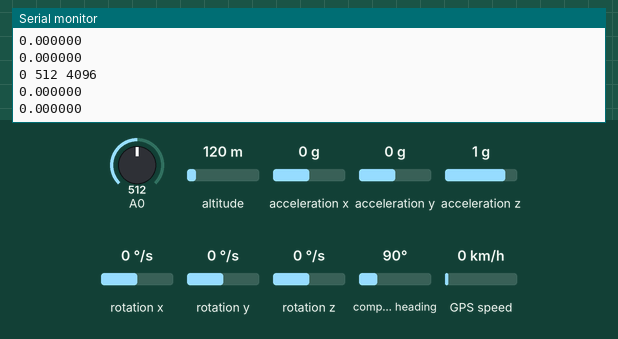
Bench run of a sketch on a simulated ESP8266 (NodeMCU). On the bench: the last lines printed to the serial monitor. Inputs (shaded band) come from the test bench; at power-on: rotation x 0 °/s, A0 = 512, altitude 120 m, acceleration x 0 g, acceleration y 0 g, acceleration z 1 g, rotation y 0 °/s, rotation z 0 °/s, compass heading 90°, GPS speed 0 km/h. WiFi joins after 1.5 s; servers stay silent unless stated; the GPS gets a fix after 3 s at 37.7749, -122.4194 with 8 satellites.

Above: at 3.2 s.
3.3 s: rotation x set to 9 °/s
At 4.6 s:
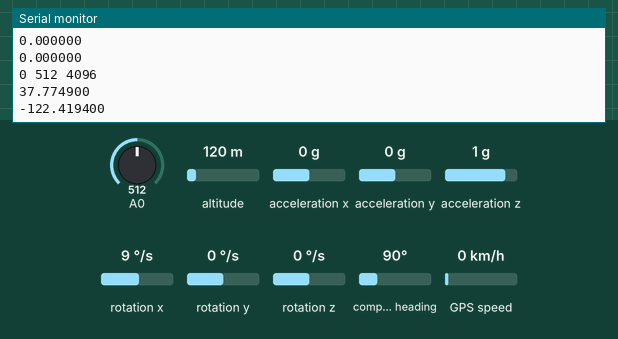
4.8 s: rotation x set to 12 °/s
At 9.0 s:
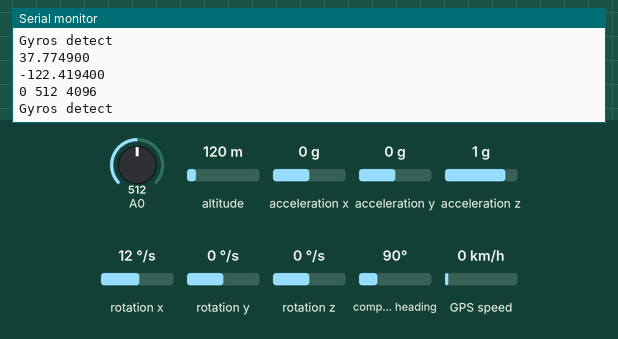
Timing chart, 0 to 10.5 s (numbered marks = the images above; inputs shaded):
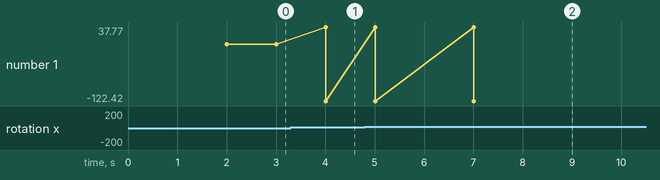

Measured:
- the behaviour switches between 10 and 11 °/s on rotation x (found by bisection; images 1 and 2)
- after the input at 4.8 s, the serial monitor: prints a new line after 1.2 s (image 2)

The sketch:

xoBlack.ino
```cpp
//needed libraries
#include <Arduino.h>
#if defined(ESP32)
  #include <WiFi.h>
#elif defined(ESP8266)
  #include <ESP8266WiFi.h>
#endif
#include <SoftwareSerial.h>
#include <TinyGPSPlus.h>
#include "Wire.h"
#include <MPU6050_light.h>

//networking part setup for sending email
//TODO: INCLUDE IN A HEADER
#include <ESP_Mail_Client.h>
#define WIFI_SSID "your_ssid"
#define WIFI_PASSWORD "your_password"
#define SMTP_HOST "smtp.gmail.com"
#define SMTP_PORT esp_mail_smtp_port_587 // port 465 is not available for Outlook.com
#define AUTHOR_EMAIL "authour email"
#define AUTHOR_PASSWORD "author password"
#define RECIPIENT_EMAIL "recipient"

SMTPSession smtp;

//setup sensors and variables
MPU6050 mpu(Wire);
TinyGPSPlus gps;
SoftwareSerial ss(18, 5);

long timer = 0;
int Sen = 36;
int countdown = 5;
int x = 0;
int micDetect = 0;
int accDetect = 0;
int mailSent = 0;
String lastLAT = "0.000000";
String lastLNG = "0.000000";

//Function to get email sending status
void smtpCallback(SMTP_Status status);

void setup() {
  pinMode(Sen, INPUT);
  Serial.begin(9600);
  ss.begin(9600);
  Wire.begin();

  byte status = mpu.begin();
  Serial.print(F("MPU6050 status: "));
  Serial.println(status);
  while(status!=0){ } // stop everything if could not connect to MPU6050

  Serial.println(F("Calculating offsets, do not move MPU6050"));
  delay(1000);
  mpu.calcOffsets(true,true); // gyro and accelero
  Serial.println("Done!\n");
}
//EMAIL SENDING
void sendNotif() {
  #if defined(ARDUINO_ARCH_SAMD)
  while (!Serial)
    ;
  Serial.println();
  Serial.println("**** Custom built WiFiNINA firmware need to be installed.****\n");
  Serial.println("To install firmware, read the instruction here, https://github.com/mobizt/ESP-Mail-Client#install-custom-build-wifinina-firmware");
#endif

  Serial.println();

#if defined(ARDUINO_RASPBERRY_PI_PICO_W)
  multi.addAP(WIFI_SSID, WIFI_PASSWORD);
  multi.run();
#else
  WiFi.begin(WIFI_SSID, WIFI_PASSWORD);
#endif

  Serial.print("Connecting to Wi-Fi");
  unsigned long ms = millis();
  while (WiFi.status() != WL_CONNECTED)
  {
    Serial.print(".");
    delay(300);
#if defined(ARDUINO_RASPBERRY_PI_PICO_W)
    if (millis() - ms > 10000)
      break;
#endif
  }
  Serial.println();
  Serial.print("Connected with IP: ");
  Serial.println(WiFi.localIP());
  Serial.println();

  /*  Set the network reconnection option */
  MailClient.networkReconnect(true);

  // The WiFi credentials are required for Pico W
  // due to it does not have reconnect feature.
#if defined(ARDUINO_RASPBERRY_PI_PICO_W)
  MailClient.clearAP();
  MailClient.addAP(WIFI_SSID, WIFI_PASSWORD);
#endif

  /** Enable the debug via Serial port
   * 0 for no debugging
   * 1 for basic level debugging
   *
   * Debug port can be changed via ESP_MAIL_DEFAULT_DEBUG_PORT in ESP_Mail_FS.h
   */
  smtp.debug(1);

  /* Set the callback function to get the sending results */
  smtp.callback(smtpCallback);

  /* Declare the Session_Config for user defined session credentials */
  Session_Config config;

  /* Set the session config */
  config.server.host_name = SMTP_HOST;
  config.server.port = SMTP_PORT;
  config.login.email = AUTHOR_EMAIL;
  config.login.password = AUTHOR_PASSWORD;

  /** Assign your host name or you public IPv4 or IPv6 only
   * as this is the part of EHLO/HELO command to identify the client system
   * to prevent connection rejection.
   * If host name or public IP is not available, ignore this or
   * use generic host "mydomain.net".
   *
   * Assign any text to this option may cause the connection rejection.
   */
  config.login.user_domain = F("mydomain.net");

  /* Set the NTP config time */
  config.time.ntp_server = F("pool.ntp.org,time.nist.gov");
  config.time.gmt_offset = 3;
  config.time.day_light_offset = 0;

  /* Declare the message class */
  SMTP_Message message;

  /* Set the message headers */
  message.sender.name = F("xoBlack");
  message.sender.email = AUTHOR_EMAIL;
  message.subject = F("xoBlack has crashed");
  message.addRecipient(F("Someone"), RECIPIENT_EMAIL);

  /*
  Serial.print(gps.location.lat(), 6);
      Serial.print(F(","));
      Serial.print(gps.location.lng(), 6);
      Serial.println("");

int micDetect = 0;
int accDetect = 0;*/

  String link = "www.google.com/maps/place/";
  link.concat(lastLAT);
  link.concat("+");
  link.concat(lastLNG);

  String textMsg = "xoBlack has crashed!\n\nLocation: ";
  textMsg.concat("Lattitude: ");
  textMsg.concat(lastLAT);
  textMsg.concat(" Longtitude: ");
  textMsg.concat(lastLNG);
  textMsg.concat("\nReasons:");
  if(accDetect == 1) {
    textMsg.concat(" Accelerometer Detection ");
  }
  if(micDetect == 1) {
    textMsg.concat(" Microphone Detection ");
  }
  textMsg.concat("\n");
  textMsg.concat(link);
  message.text.content = textMsg;

  /** If the message to send is a large string, to reduce the memory used from internal copying  while sending,
   * you can assign string to message.text.blob by cast your string to uint8_t array like this
   *
   * String myBigString = "..... ......";
   * message.text.blob.data = (uint8_t *)myBigString.c_str();
   * message.text.blob.size = myBigString.length();
   *
   * or assign string to message.text.nonCopyContent, like this
   *
   * message.text.nonCopyContent = myBigString.c_str();
   *
   * Only base64 encoding is supported for content transfer encoding in this case.
   */

  /** The Plain text message character set e.g.
   * us-ascii
   * utf-8
   * utf-7
   * The default value is utf-8
   */
  message.text.charSet = F("us-ascii");

  /** The content transfer encoding e.g.
   * enc_7bit or "7bit" (not encoded)
   * enc_qp or "quoted-printable" (encoded)
   * enc_base64 or "base64" (encoded)
   * enc_binary or "binary" (not encoded)
   * enc_8bit or "8bit" (not encoded)
   * The default value is "7bit"
   */
  message.text.transfer_encoding = Content_Transfer_Encoding::enc_7bit;

  // If this is a reply message
  // message.in_reply_to = "<parent message id>";
  // message.references = "<parent references> <parent message id>";

  /** The message priority
   * esp_mail_smtp_priority_high or 1
   * esp_mail_smtp_priority_normal or 3
   * esp_mail_smtp_priority_low or 5
   * The default value is esp_mail_smtp_priority_low
   */
  message.priority = esp_mail_smtp_priority::esp_mail_smtp_priority_low;

  // message.response.reply_to = "someone@somemail.com";
  // message.response.return_path = "someone@somemail.com";

  /** The Delivery Status Notifications e.g.
   * esp_mail_smtp_notify_never
   * esp_mail_smtp_notify_success
   * esp_mail_smtp_notify_failure
   * esp_mail_smtp_notify_delay
   * The default value is esp_mail_smtp_notify_never
   */
  // message.response.notify = esp_mail_smtp_notify_success | esp_mail_smtp_notify_failure | esp_mail_smtp_notify_delay;

  /* Set the custom message header */
  message.addHeader(F("Message-ID: <abcde.fghij@gmail.com>"));

  // For Root CA certificate verification (ESP8266 and ESP32 only)
  // config.certificate.cert_data = rootCACert;
  // or
  // config.certificate.cert_file = "/path/to/der/file";
  // config.certificate.cert_file_storage_type = esp_mail_file_storage_type_flash; // esp_mail_file_storage_type_sd
  // config.certificate.verify = true;

  // The WiFiNINA firmware the Root CA certification can be added via the option in Firmware update tool in Arduino IDE

  /* Connect to server with the session config */

  // Library will be trying to sync the time with NTP server if time is never sync or set.
  // This is 10 seconds blocking process.
  // If time synching was timed out, the error "NTP server time synching timed out" will show via debug and callback function.
  // You can manually sync time by yourself with NTP library or calling configTime in ESP32 and ESP8266.
  // Time can be set manually with provided timestamp to function smtp.setSystemTime.

  /* Connect to the server */
  if (!smtp.connect(&config))
  {
    ESP_MAIL_PRINTF("Connection error, Status Code: %d, Error Code: %d, Reason: %s", smtp.statusCode(), smtp.errorCode(), smtp.errorReason().c_str());
    return;
  }

  /** Or connect without log in and log in later

     if (!smtp.connect(&config, false))
       return;

     if (!smtp.loginWithPassword(AUTHOR_EMAIL, AUTHOR_PASSWORD))
       return;
  */

  if (!smtp.isLoggedIn())
  {
    Serial.println("\nNot yet logged in.");
  }
  else
  {
    if (smtp.isAuthenticated())
      Serial.println("\nSuccessfully logged in.");
    else
      Serial.println("\nConnected with no Auth.");
  }

  /* Start sending Email and close the session */
  if (!MailClient.sendMail(&smtp, &message))
    ESP_MAIL_PRINTF("Error, Status Code: %d, Error Code: %d, Reason: %s", smtp.statusCode(), smtp.errorCode(), smtp.errorReason().c_str());

  // to clear sending result log
  // smtp.sendingResult.clear();
}

static void smartDelay(unsigned long ms)
{
  unsigned long start = millis();
  do
  {
    while (ss.available())
      gps.encode(ss.read());
  } while (millis() - start < ms);
}

void loop() {
  //mpu
  mpu.update();
  //gps
  Serial.println(gps.location.lat(),6);
  Serial.println(gps.location.lng(),6);
  lastLAT = String(gps.location.lat(), 6);
  lastLNG = String(gps.location.lng(), 6);
    smartDelay(1000);
  //mic
  Serial.print(0);
  Serial.print(" ");
  Serial.print(analogRead(Sen));
  Serial.print(" ");
  Serial.println(4096);

  //mic check
  if(analogRead(Sen) > 2500)
    {
      Serial.println("Mic detect");
      micDetect = 1;
      x++;
      delay(1000);

      //countdown = 10000;
    }

  //mpu check
  if (mpu.getGyroX() > 10 || mpu.getAccX() < -10) {
    Serial.println("Gyros detect");
    accDetect = 1;
    x++;
    delay(1000);
  }

  //sendNotif
  if(x >= 2)
  {
    delay(1000);
    Serial.println("katastrofa bratme");
    if(mailSent == 0){
      Serial.println("Sending?");
      sendNotif();
      mailSent = 1;
    }
}}

void smtpCallback(SMTP_Status status)
{
  /* Print the current status */
  Serial.println(status.info());

  /* Print the sending result */
  if (status.success())
  {
    // ESP_MAIL_PRINTF used in the examples is for format printing via debug Serial port
    // that works for all supported Arduino platform SDKs e.g. AVR, SAMD, ESP32 and ESP8266.
    // In ESP8266 and ESP32, you can use Serial.printf directly.

    Serial.println("----------------");
    ESP_MAIL_PRINTF("Message sent success: %d\n", status.completedCount());
    ESP_MAIL_PRINTF("Message sent failed: %d\n", status.failedCount());
    Serial.println("----------------\n");

    for (size_t i = 0; i < smtp.sendingResult.size(); i++)
    {
      /* Get the result item */
      SMTP_Result result = smtp.sendingResult.getItem(i);

      // In case, ESP32, ESP8266 and SAMD device, the timestamp get from result.timestamp should be valid if
      // your device time was synched with NTP server.
      // Other devices may show invalid timestamp as the device time was not set i.e. it will show Jan 1, 1970.
      // You can call smtp.setSystemTime(xxx) to set device time manually. Where xxx is timestamp (seconds since Jan 1, 1970)

      ESP_MAIL_PRINTF("Message No: %d\n", i + 1);
      ESP_MAIL_PRINTF("Status: %s\n", result.completed ? "success" : "failed");
      ESP_MAIL_PRINTF("Date/Time: %s\n", MailClient.Time.getDateTimeString(result.timestamp, "%B %d, %Y %H:%M:%S").c_str());
      ESP_MAIL_PRINTF("Recipient: %s\n", result.recipients.c_str());
      ESP_MAIL_PRINTF("Subject: %s\n", result.subject.c_str());
    }
    Serial.println("----------------\n");

    // You need to clear sending result as the memory usage will grow up.
    smtp.sendingResult.clear();
  }
}
```
